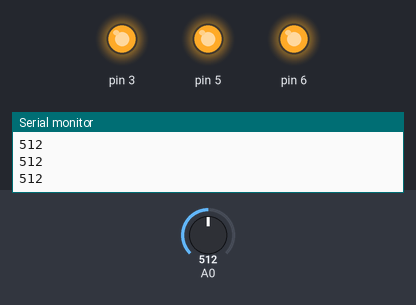
This sketch was run on a simulated Arduino Uno, built with avr-gcc and run on an emulated ATmega328P. On the bench: output pins drawn as LEDs (lit = HIGH), the last lines printed to the serial monitor. The inputs (shaded band) are chosen by the test bench; at power-on: A0 = 512.

Above: at 1.2 s.
1.3 s: A0 set to 754
2.8 s: A0 set to 786
At 3.5 s:
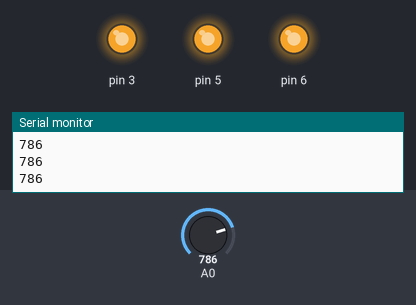
4.3 s: A0 set to 900
At 5.5 s:
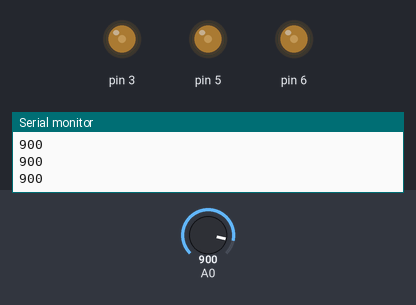
5.8 s: A0 set to 1023
At 7.1 s:
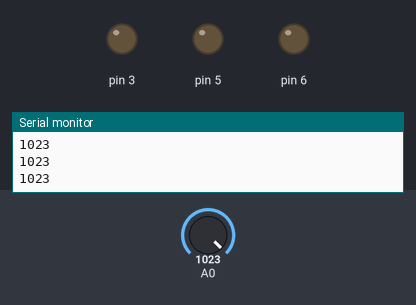
Timing chart, 0 to 8.3 s (numbered marks = the images above; inputs shaded):
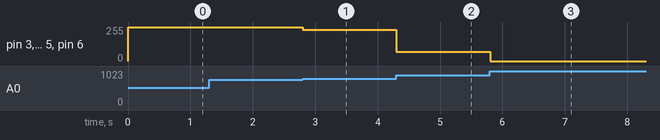

Measured:
- after the input at 2.8 s, pin 3, pin 5, pin 6: 255/255 → 233/255 at once
- after the input at 4.3 s, pin 3, pin 5, pin 6: 233/255 → 71/255 at once
- after the input at 5.8 s, pin 3, pin 5, pin 6: 71/255 → 0/255 at once

The sketch:

__3.ino
```cpp
int brightness = 0;
int value = 0;

void setup()
{
  pinMode(A0, INPUT);
  Serial.begin(9600);
  pinMode(3, OUTPUT);
  pinMode(5, OUTPUT);
  pinMode(6, OUTPUT);
}

void loop()
{
  value = analogRead(A0);
  Serial.println(value);
  brightness = constrain(map(value, 770, 950, 255, 0), 0, 255);
  analogWrite(3, brightness);
  analogWrite(5, brightness);
  analogWrite(6, brightness);
  delay(10);
}
```
